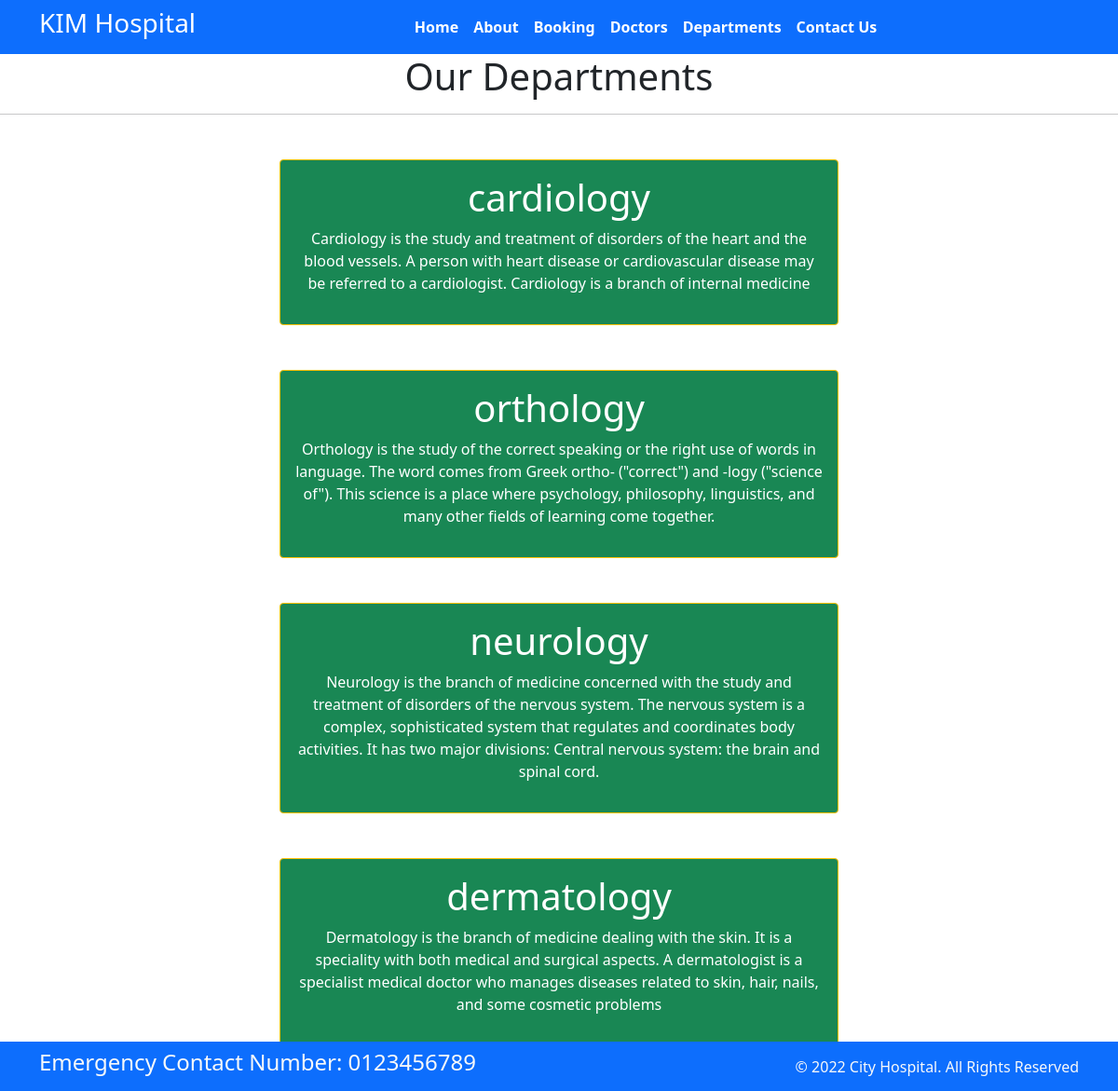
Page /department/ on the committed database.
### home/models.py (models this page shows, shortened)
class Department(models.Model):
    dept = models.CharField(max_length=100)
    dept_desc = models.TextField()

### home/views.py (the view)
# urls.py: path('department/', views.department, name='department')
def department(request):
    dict_dept = {
        'depnt': Department.objects.all()
    }
    return render(request, 'Department.html', dict_dept)

### templates/Department.html
{% extends 'Base.html'%}
{% block content %}
<h1 class="text-center">Our Departments</h1>
<hr>
{% for x in depnt%}
<div class="mx-auto w-50 bg-success text-center text-white p-3 my-5 border border-warning rounded">
    <h1>{{ x.dept}}</h1>
    <p>{{ x.dept_desc}}</p>
</div>
{% endfor %}
{% endblock %}

### rows in the picture
Department: dept "cardiology", dept_desc "Cardiology is the study and treatment of disorders of the heart and the blood vessels. A person with heart disease or cardiovascular disease may be referred to a cardiologist. Cardiology is a branch of internal medicine"
Department: dept "orthology", dept_desc "Orthology is the study of the correct speaking or the right use of words in language. The word comes from Greek ortho- (\"correct\") and -logy (\"science of\"). This science is a place where psychology, philosophy, linguistics, and many other fields of learning come together."
Department: dept "neurology", dept_desc "Neurology is the branch of medicine concerned with the study and treatment of disorders of the nervous system. The nervous system is a complex, sophisticated system that regulates and coordinates body activities. It has two major divisions: Central nervous system: the brain and spinal cord."
Department: dept "dermatology", dept_desc "Dermatology is the branch of medicine dealing with the skin. It is a speciality with both medical and surgical aspects. A dermatologist is a specialist medical doctor who manages diseases related to skin, hair, nails, and some cosmetic problems"
